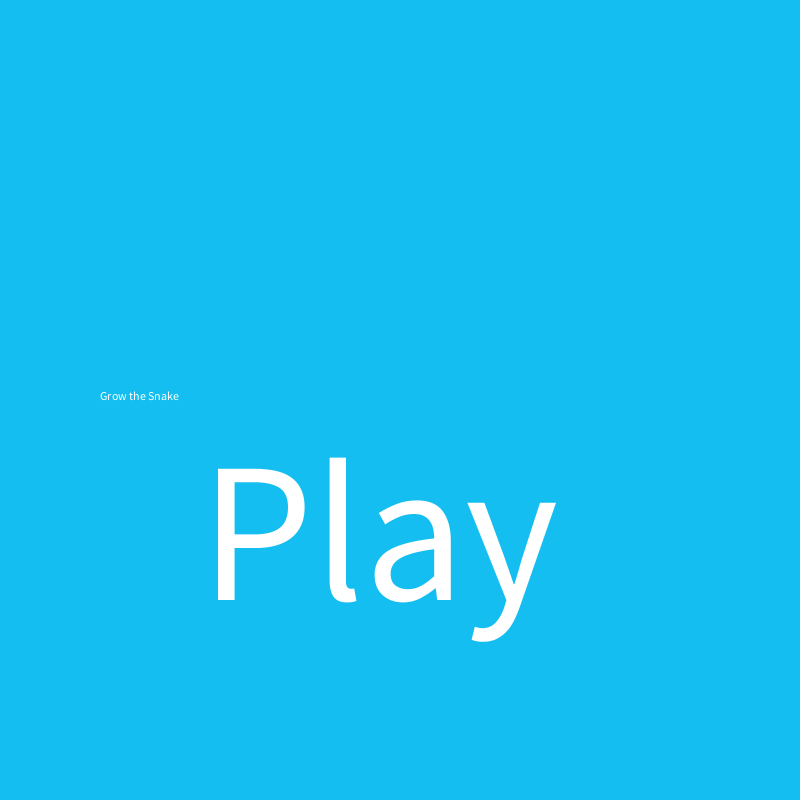
Frame 1 (no input)
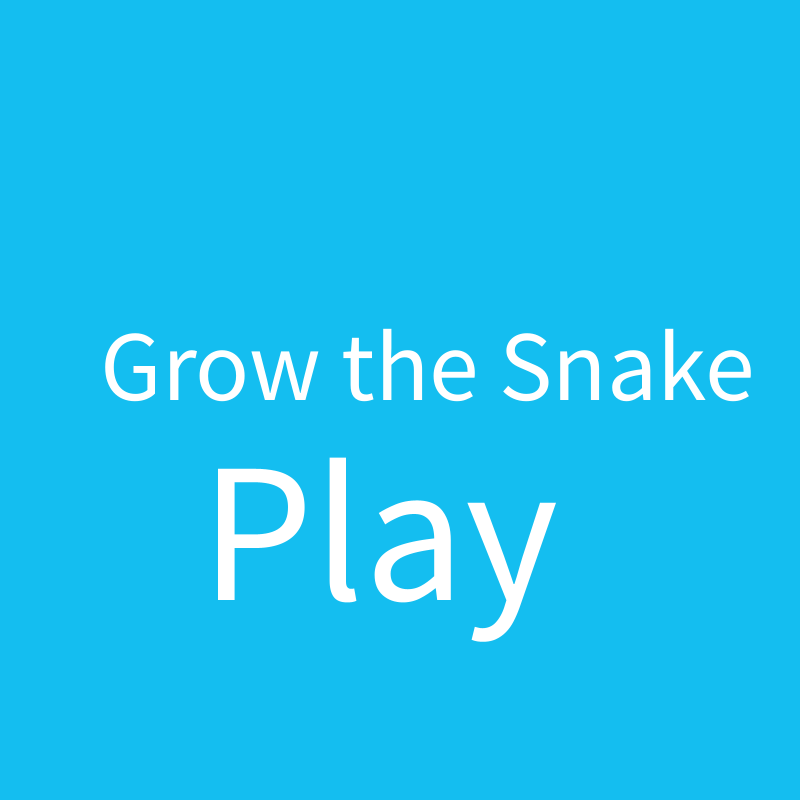
Frame 60 (the mouse pressed at the canvas centre just before this capture)
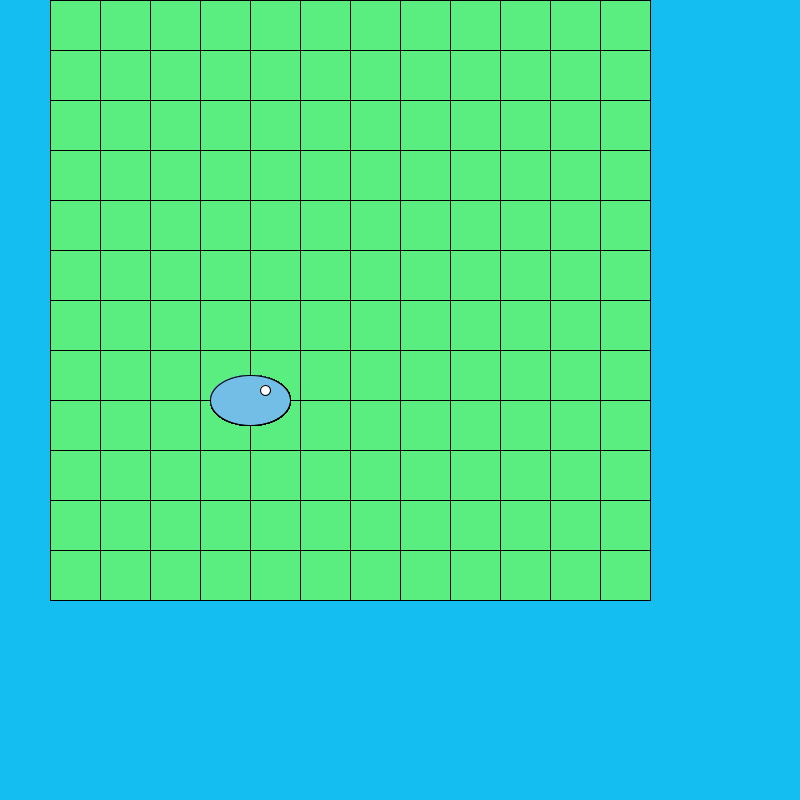
Frame 120 (the mouse held since frame 60 and released just before this capture)

The Processing sketch that drew these frames (run headless with seeded random() and noise(); from frame 60 on, the mouse is pressed at the canvas centre):

// Processing sketch: final_comp_sci_project_snake_game
// ── final_comp_sci_project_snake_game.pde
String State = "IntroScreen";
int y;

void setup() {
  size(800, 800);
}

void draw() {
  background(20, 190, 240);
  if (State == "IntroScreen") {
    text("Grow the Snake", 100, 400);
    textSize(200);

    text("Play", 200, 600);
    textSize(100);
  } else if (State == "GameScreen") {
    for (int x = 0; x < 12; x++) {
      
      for (int y = 0; y < 12; y ++){
      fill(90, 238, 129);
      
      square(x*50 + 50, y*50, + 50); // spacing * 
      fill(115, 190, 231);
  ellipse(250, 400, 80, 50);
  fill(255);
  circle(265, 390, 10);
    }


    //fill(144, 247, 182);
    //square(100, 50, 50);
  }
} }

void mousePressed() {

  State = "GameScreen";
  fill(115, 190, 231);
  ellipse(250, 400, 570, 450);
}
